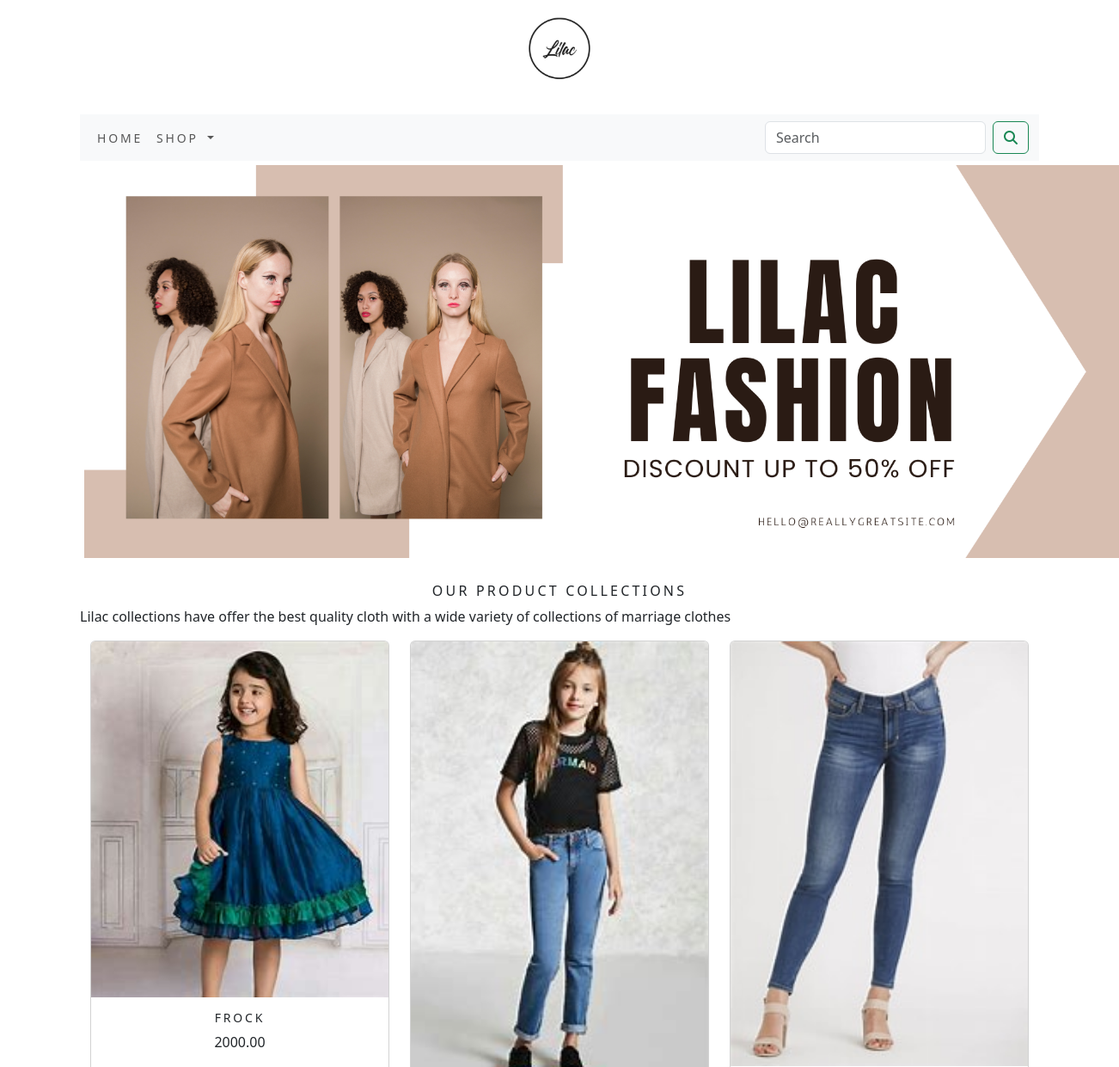
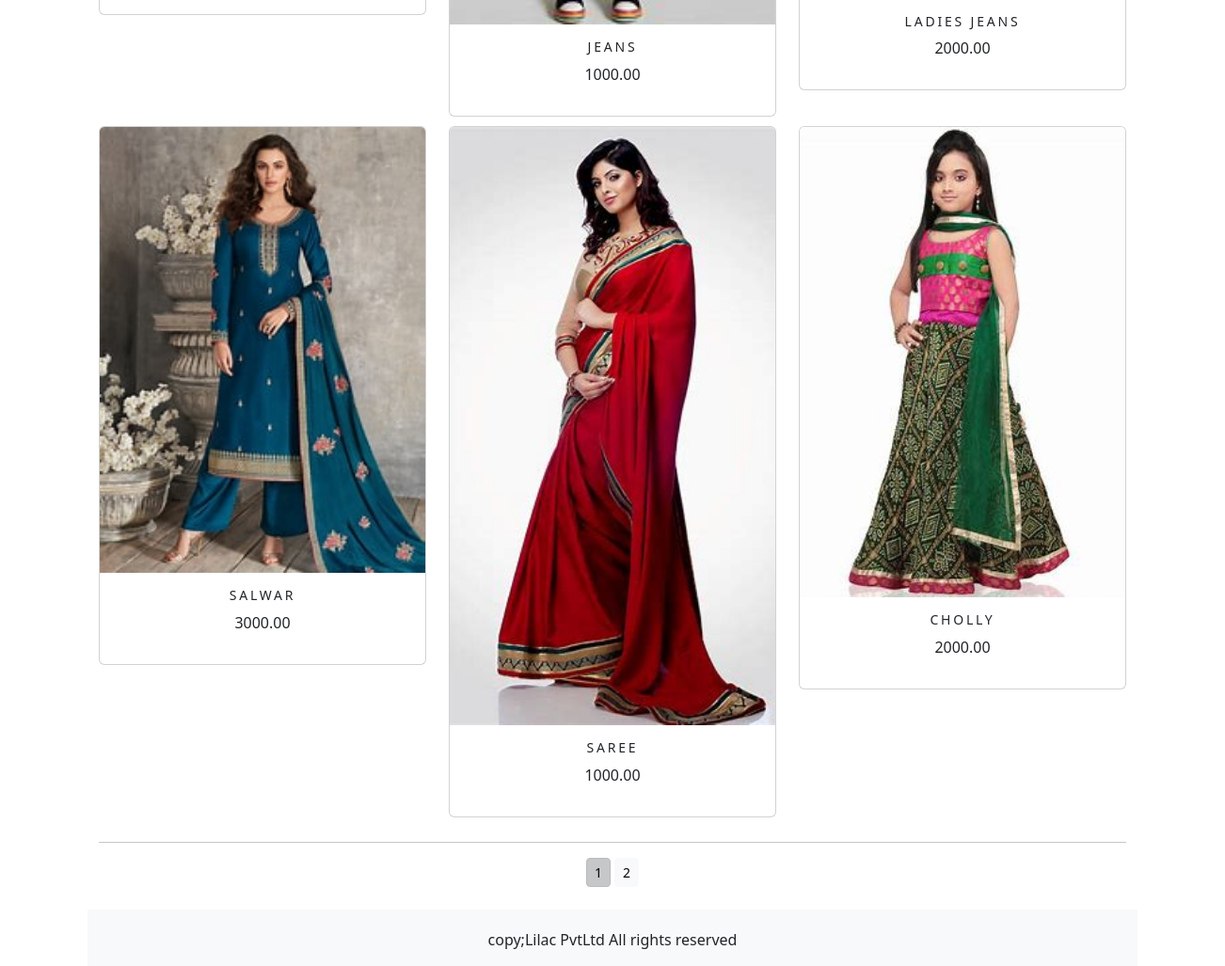
The app's page /shop/ with its own data (2 pictures, top to bottom).
### shop/models.py (models this page shows, shortened)
class Product(models.Model):
    objects = None
    name = models.CharField(max_length=250, unique=True)
    slug = models.SlugField(max_length=250, unique=True)
    description = models.TextField(blank=True)
    price = models.DecimalField(max_digits=10, decimal_places=2)
    category = models.ForeignKey(Category, on_delete=models.CASCADE)
    image = models.ImageField(upload_to='product', blank=True)
    stock = models.IntegerField()
    available = models.BooleanField(default=True)
    created = models.DateTimeField(auto_now_add=True)
    updated = models.DateTimeField(auto_now=True)
    def get_url(self):
        return reverse('shop:prodCattail', args=[self.category.slug,self.slug])
    class Meta:
        ordering = ('name',)
        verbose_name = 'product'
        verbose_name_plural = 'products'

### shop/views.py (the view)
# urls.py: path('', views.allProdCat, name='allProdCat'),
def allProdCat(request, c_slug=None):
    c_page = None
    products_list = None
    if c_slug is not None:
        c_page = get_object_or_404(Category, slug=c_slug)
        products_list = Product.objects.all().filter(category=c_page, available=True)
    else:
        products_list = Product.objects.all().filter(available=True)
    paginator = Paginator(products_list, 6)
    try:
        page = int(request.GET.get('page', '1'))
    except:
        page = 1
    try:
        products = paginator.page(page)
    except (EmptyPage, InvalidPage):
        products = paginator.page(paginator.num_pages)
    return render(request, "category.html", {'category': c_page, 'products': products})

### cart/context_processors.py (called while the page is built)
def counter(request):
    item_count = 0
    if 'admin' in request.path:
        return {}
    else:
        try:
            cart = Cart.objects.filter(cart_id=_cart_id(request))
            car_items = CartItem.objects.all().filter(cart=cart[:1])
            for cart_item in car_items:
                item_count += cart_item.quantity
        except Cart.DoesNotExist:
            item_count = 0
    return dict(item_count=item_count)

### cart/views.py (called while the page is built)
def _cart_id(request):
    cart = request.session.session_key
    if not cart:
        cart = request.session.create()
    return cart

### shop/context_processors.py (called while the page is built)
def menu_links(request):
    links = Category.objects.all()
    return dict(links=links)

### shop/models.py (called while the page is built)
    def get_url(self):
        return reverse('shop:products_by_category', args=[self.slug])

### templates/category.html (shortened to what this page needs)
{% extends 'base.html' %}
{% load static %}
{% block content %}
<div class="mx_auto">
   {% if category %}
     <img class="my_image" src="{{category.image.url}}" alt="{{category.name}}">
</div>
<br>
<div>
   <h1 class="text-center my_title">{{category.name}}</h1>
    <p class="text-justify">{{category.description}}</p>
</div>
   {% else %}
<div>
    <center><img class="my_image my_image_padding" src="{% static 'img/banner.png' %}" style="width:1250px;" alt=" "></center>
</div>
<br>
<div>
    <h1 class="text-center my_title">Our product collections</h1>
    <p class="text-justify">Lilac collections have  offer the best quality cloth  with a wide variety of collections of marriage clothes</p>
</div>
   {% endif %}
<div class="container" >
    <div class="row mx_auto">
        {% for product in products.object_list %}
        <div class="my_bottom_margin col-9 col-sm-12 col-md-4 xol-lg-4">
          <div class="card text-center" style="min-width:18rem;">
              <a href ="{{product.get_url}}"><img class="card-img-top my_image" src="{{product.image.url}}" alt="{{product.name}}"></a>
          <div class="card-body">
               <h4>{{product.name}}</h4>
               <p>{{product.price}}</p>
          </div>
          </div>
        </div>
        {% endfor %}
    </div>
    <div class="mx-auto">
      {% if products.paginator.num_pages > 1 %}
       <hr>
        <div class="text-center">
            {% for pg in products.paginator.page_range %}
                <a href="?page={{pg}}" class="btn btn-light btn-sm {% if products.number == pg %} active {% endif %}">{{pg}}</a>
            {% endfor %}
        </div>
       {% endif %}
    </div>
    <br>
</div>
{% endblock %}

### templates/base.html (shortened to what this page needs)
{% load static %}
<!DOCTYPE html>
<html lang="en">
<head>
     <link rel="stylesheet" href="{% static 'css/custom.css' %}">
     <link href="{% static 'css/bootstrap.min.css' %}" rel="stylesheet">
</head>
<body>
<div class="container">
{% include 'header.html' %}
{% include 'navbar.html' %}
{% block content %}
{% endblock %}
</div>
{% include 'footer.html' %}
</body>
</html>

### templates/header.html
{% load static %}
<header>
<center>
        <a href="{% url 'shop:allProdCat' %}"><img src="{% static 'img/logo.png' %}" alt="logo image" style="width:100px;"></a>
  </center>
</header>

### templates/navbar.html (shortened to what this page needs)
<nav class="navbar navbar-expand-lg bg-body-tertiary">
  <div class="container-fluid">
    <div class="collapse navbar-collapse" id="navbarSupportedContent">
      <ul class="navbar-nav me-auto mb-2 mb-lg-0">
        <li class="nav-item">
          <a class="nav-link" href="#">Home</a>
        </li>
        <li class="nav-item dropdown {% if 'shop' in request.path %} active {% endif %}">
          <a class="nav-link dropdown-toggle" href="#" role="button" data-bs-toggle="dropdown" aria-expanded="false">
           shop
          </a>
        </li>
      </ul>
      <form class="d-flex" action="{% url 'search_app:searchResult' %}" method="get">
        <input class="form-control me-2" type="search" placeholder="Search" name="q" aria-label="Search">
        <button class="btn btn-outline-success" type="submit"><i class="fa-solid fa-magnifying-glass"></i></button>
      </form>
    </div>
  </div>
</nav>

### templates/footer.html
<div class="footer navbar-fixed-bottom my_footer">
    <center>
    <p class="text-center">copy;Lilac PvtLtd All rights reserved</p>
    </center>
</div>

### static/css/custom.css (style rules this page uses)
.nav-item { letter-spacing:.2em; font-size:14px; text-transform:uppercase; }
.my_footer { background-color:#f8f9fa; height:60px; }
.my_footer p { padding-top:20px; font-size:14p; }
.my_image { width:100%; height:auto; }
.my_title { font-size:16px; text-transform:uppercase; letter-spacing:.2em; }
.my_image_padding { padding:5px; }
.my_bottom_margin { margin-bottom:10px; }
.card-body h4 { font-size:14px; text-transform:uppercase; letter-spacing:.2em; }

### records on screen
Product: image (picture), name "FROCK", price "2000.00"
Product: image (picture), name "JEANS", price "1000.00"
Product: image (picture), name "LADIES JEANS", price "2000.00"
Product: image (picture), name "SALWAR", price "3000.00"
Product: image (picture), name "SAREE", price "1000.00"
Product: image (picture), name "CHOLLY", price "2000.00"

### other values on screen
{{ pg }} "1" "2"
